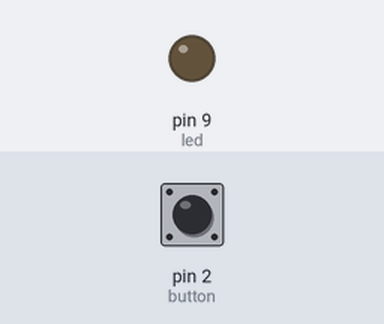
Simulated run of this sketch. Board: Arduino Uno, built with avr-gcc and run on an emulated ATmega328P. Parts: output pins drawn as LEDs (lit = HIGH). The test bench sets the inputs (shaded band); at power-on: pin 2 (button) LOW.

Above: at 1.2 s.
1.3 s: pin 2 (button) pulled HIGH for 0.15 s
At 1.37 s:
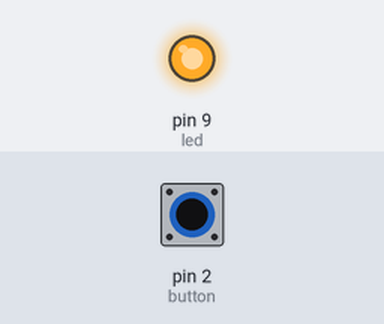
2.9 s: pin 2 (button) pulled HIGH for 3.2 s
At 6.6 s:
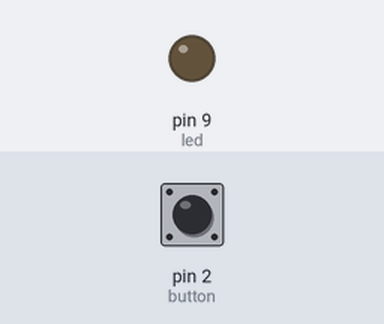
Timing chart, 0 to 8.1 s (numbered marks = the images above; inputs shaded):
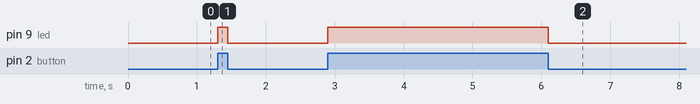

The sketch:

BareMinimum.ino
```cpp
const int led=9;
const int button=2;

void setup() {
  // put your setup code here, to run once:
  pinMode (led, OUTPUT);
  pinMode (button, INPUT);

}

void loop() {
  if (digitalRead(button)==HIGH)
  {
    digitalWrite(led,HIGH);
  }
  else{
    digitalWrite(led,LOW);
  }

}
```

Measured:
- after the input at 1.3 s, pin 9 (led): LOW → HIGH at once, → LOW 0.15 s later
- after the input at 2.9 s, pin 9 (led): LOW → HIGH at once, → LOW 3.2 s later
